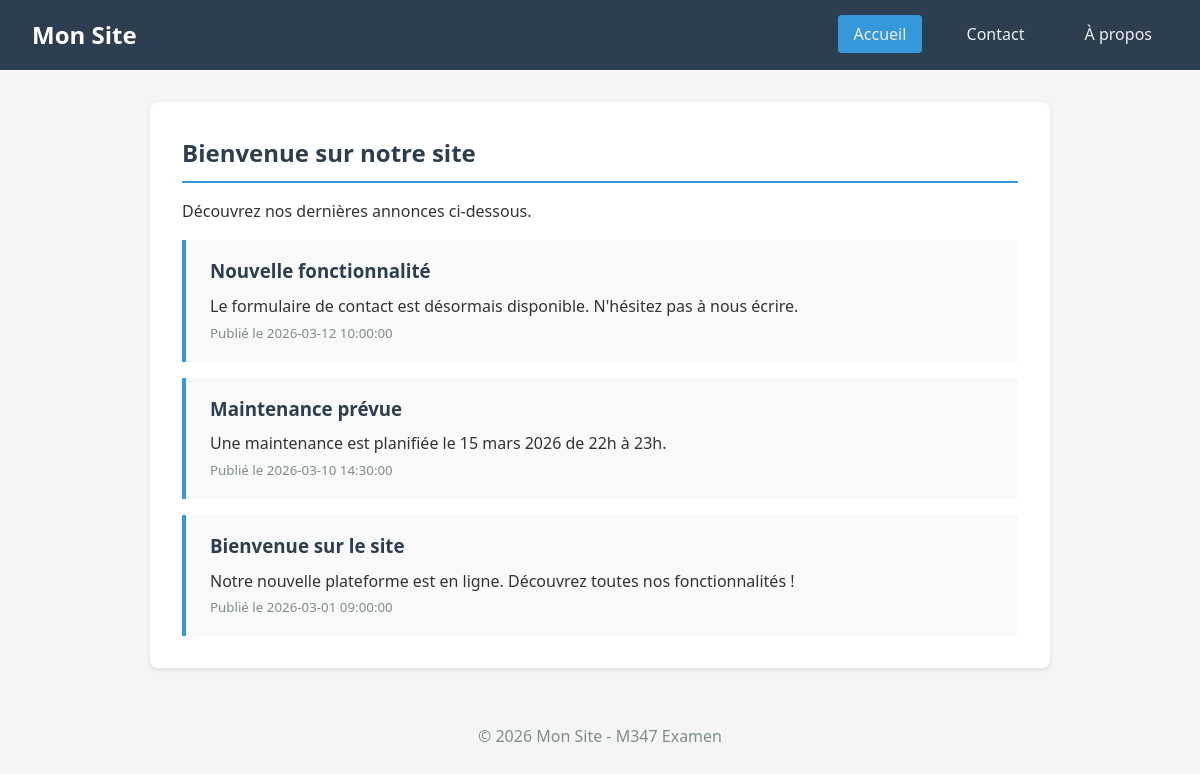
Screenshot of /php-app/src/index.php with the database file from the repository.
### tables this page shows
CREATE TABLE IF NOT EXISTS annonces (
    id INT AUTO_INCREMENT PRIMARY KEY,
    titre VARCHAR(200) NOT NULL,
    contenu TEXT NOT NULL,
    date_publication DATETIME DEFAULT CURRENT_TIMESTAMP
);

### php-app/src/pages/accueil.php (the view)
<?php
$pdo = getConnexion();
$stmt = $pdo->query('SELECT titre, contenu, date_publication FROM annonces ORDER BY date_publication DESC');
$annonces = $stmt->fetchAll(PDO::FETCH_ASSOC);
?>
<h2>Bienvenue sur notre site</h2>
<p>Découvrez nos dernières annonces ci-dessous.</p>
<section class="annonces">
    <?php if (empty($annonces)): ?>
        <p class="info">Aucune annonce pour le moment.</p>
    <?php else: ?>
        <?php foreach ($annonces as $annonce): ?>
            <article class="card">
                <h3><?= htmlspecialchars($annonce['titre']) ?></h3>
                <p><?= htmlspecialchars($annonce['contenu']) ?></p>
                <small>Publié le <?= htmlspecialchars($annonce['date_publication']) ?></small>
            </article>
        <?php endforeach; ?>
    <?php endif; ?>
</section>

### php-app/src/index.php (shortened to what this page needs)
<?php
$page = isset($_GET['page']) ? $_GET['page'] : 'accueil';
?>
<!DOCTYPE html>
<html lang="fr">
<head>
    <link rel="stylesheet" href="assets/style.css">
</head>
<body>
    <header>
        <h1>Mon Site</h1>
        <nav>
            <a href="index.php?page=accueil" class="<?= $page === 'accueil' ? 'active' : '' ?>">Accueil</a>
            <a href="index.php?page=contact" class="<?= $page === 'contact' ? 'active' : '' ?>">Contact</a>
            <a href="index.php?page=about" class="<?= $page === 'about' ? 'active' : '' ?>">À propos</a>
        </nav>
    </header>
    <main>
        <?php include "pages/$page.php"; ?>
    </main>
    <footer>
        <p>&copy; 2026 Mon Site - M347 Examen</p>
    </footer>
</body>
</html>

### php-app/src/assets/style.css (style rules this page uses)
* { margin: 0; padding: 0; box-sizing: border-box; }
body { font-family: 'Segoe UI', Tahoma, Geneva, Verdana, sans-serif; line-height: 1.6; color: #333; background-color: #f5f5f5; }
header { background-color: #2c3e50; color: white; padding: 1rem 2rem; display: flex; justify-content: space-between; align-items: center; }
header h1 { font-size: 1.5rem; }
nav a { color: #ecf0f1; text-decoration: none; margin-left: 1.5rem; padding: 0.5rem 1rem; border-radius: 4px; transition: background-color 0.3s; }
nav a:hover, nav a.active { background-color: #3498db; }
main { max-width: 900px; margin: 2rem auto; padding: 2rem; background: white; border-radius: 8px; box-shadow: 0 2px 4px rgba(0, 0, 0, 0.1); }
main h2 { color: #2c3e50; margin-bottom: 1rem; padding-bottom: 0.5rem; border-bottom: 2px solid #3498db; }
.annonces { display: flex; flex-direction: column; gap: 1rem; margin-top: 1rem; }
.card { background: #f9f9f9; border-left: 4px solid #3498db; padding: 1rem 1.5rem; border-radius: 0 4px 4px 0; }
.card h3 { color: #2c3e50; margin-bottom: 0.5rem; }
.card small { color: #7f8c8d; }
footer { text-align: center; padding: 1.5rem; color: #7f8c8d; margin-top: 2rem; }

### rows the page displays
annonces: titre "Nouvelle fonctionnalité", contenu "Le formulaire de contact est désormais disponible. N'hésitez pas à nous écrire.", date_publication "2026-03-12 10:00:00"
annonces: titre "Maintenance prévue", contenu "Une maintenance est planifiée le 15 mars 2026 de 22h à 23h.", date_publication "2026-03-10 14:30:00"
annonces: titre "Bienvenue sur le site", contenu "Notre nouvelle plateforme est en ligne. Découvrez toutes nos fonctionnalités !", date_publication "2026-03-01 09:00:00"
